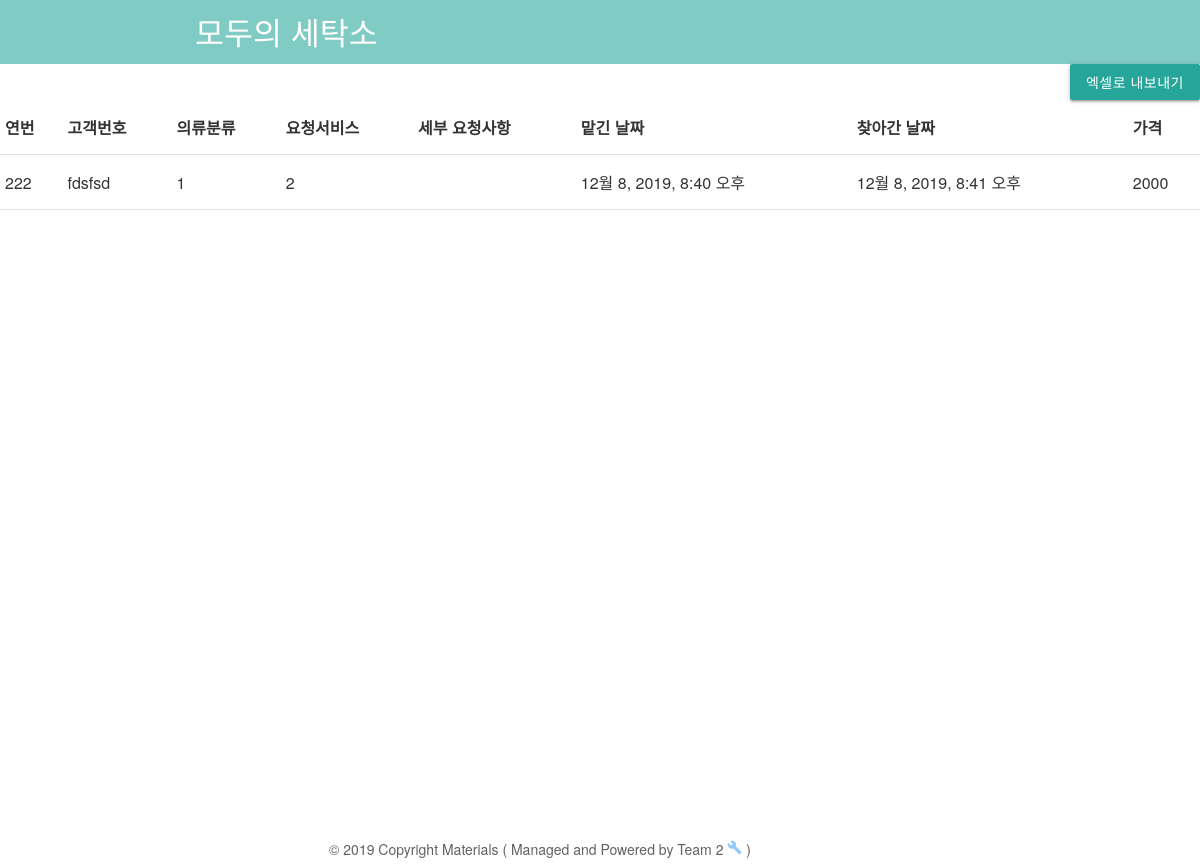
Before: /main/manage/ with the older database file.
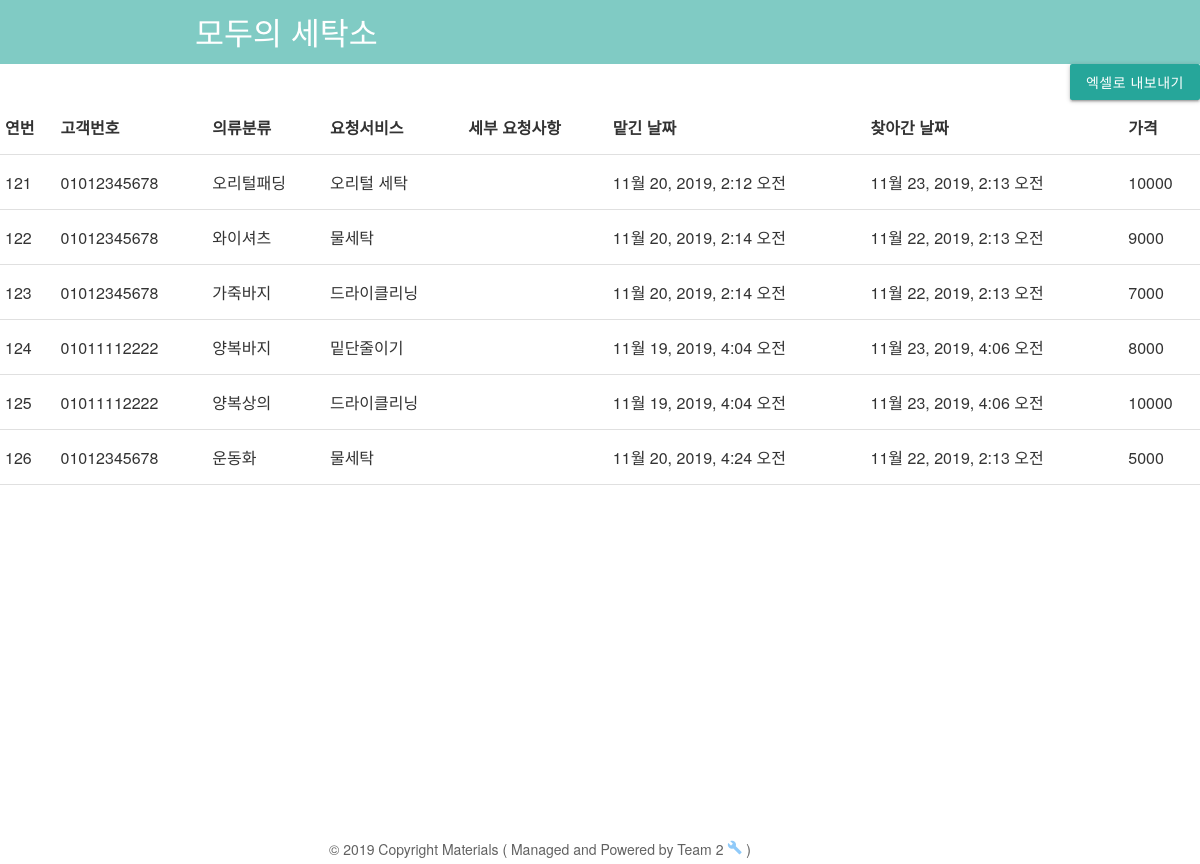
After: the same page with the newer database file.
### main/models.py (models this page shows, shortened)
class Request(models.Model):
    STATUS = (
        ('처리전', '처리 전'),
        ('처리중', '처리중'),
        ('처리완료', '처리 완료'),
        ('수거완료', '수거 완료'),
    )
    request_num = models.CharField(max_length=20, primary_key=True)
    phone_num = models.ForeignKey('customer', on_delete=models.CASCADE)
    clothe = models.ForeignKey('clothe', on_delete=models.CASCADE)
    service = models.ForeignKey('service', on_delete=models.CASCADE)
    status = models.CharField(max_length=5, choices=STATUS)
    rqst_date = models.DateTimeField(default=timezone.now)
    est_date = models.DateTimeField(null=True)
    fin_date = models.DateTimeField(null=True)
    rtrn_date = models.DateTimeField(null=True)
    requiremnets = models.TextField(null=True)
    price = models.IntegerField()

class Customer(models.Model):
    phone_num = models.CharField(max_length=11, null=False, primary_key=True)
    name = models.CharField(max_length=20)
    address = models.TextField()
    get_message = models.SmallIntegerField()
    created_date = models.DateTimeField(default=timezone.now)

class Clothe(models.Model):
    CLOTHES_CATEGORY_CHOICES = (
        ('아우터', '아우터'),
        ('상의', '상의'),
        ('하의', '하의'),
        ('원피스', '원피스'),
        ('신발', '신발'),
    )
    clothe = models.CharField(max_length=10, primary_key=True)
    category = models.CharField(
        max_length=10, choices=CLOTHES_CATEGORY_CHOICES)

class Service(models.Model):
    SERVICE_CATEGORY_CHOICES = (
        ('수선', '수선'),
        ('세탁', '세탁'),
    )
    service = models.CharField(max_length=10, primary_key=True)
    category = models.CharField(max_length=2, choices=SERVICE_CATEGORY_CHOICES)

### main/views.py (the view)
# urls.py: path('main/manage/', views.manage, name='manage'),
def manage(request):
    request_info = Request.objects.all().select_related("phone_num")
    request_context = {'request_info': request_info}
    return render(request, 'main/manage.html', request_context)

### main/templates/main/manage.html (shortened to what this page needs)
{% extends 'main/base.html' %}
{% load static %}
{% block style %}
<link rel="stylesheet" href="{% static 'main/css/message.css' %}">
<header>
    <nav class="teal lighten-3 z-depth-0">
        <div class="nav-wrapper container">
            <a href="/" class="brand-logo">모두의 세탁소</a>
        </div>
    </nav>
</header>
{% endblock %}
{% block main %}
<div class="list_type_h1 web_view mt3">
    <div>
    <a href="{% url 'main:saveCSV' %}?next={{ request.get_full_path|urlencode }}" class = "btn waves-effect waves-light right" onclick = "">엑셀로 내보내기</a>
    </div>
    <table>
        <thead>
        <tr>
            <td><B>연번</B></td>
            <td><B>고객번호</B></td>
            <td><B>의류분류</B></td>
            <td><B>요청서비스</B></td>
            <td><B>세부 요청사항</B></td>
            <td><B>맡긴 날짜</B></td>
            <td><B>찾아간 날짜</B></td>
            <td><B>가격</B></td>
        </tr>
        </thead>
        <tbody>
        {% for request in request_info %}
        <tr>
            <td>{{request.request_num}}</td>
            <td>{{request.phone_num.phone_num}}</td>
            <td>{{request.clothe.clothe}}</td>
            <td>{{request.service.service}}</td>
            <td>{{request.requirements}}</td>
            <td>{{request.rqst_date}}</td>
            <td>{{request.rtrn_date}}</td>
            <td>{{request.price}}</td>
        </tr>
        {% endfor %}
    </table>
{% endblock %}

Changed rows visible on the page:
removed Request: request_num "222", phone_num.phone_num "fdsfsd", clothe.clothe "1", service.service "2", rqst_date "12월 8, 2019, 8:40 오후", rtrn_date "12월 8, 2019, 8:41 오후", price "2000"
added Request: request_num "121", phone_num.phone_num "01012345678", clothe.clothe "오리털패딩", service.service "오리털 세탁", rqst_date "11월 20, 2019, 2:12 오전", rtrn_date "11월 23, 2019, 2:13 오전", price "10000"
added Request: request_num "122", phone_num.phone_num "01012345678", clothe.clothe "와이셔츠", service.service "물세탁", rqst_date "11월 20, 2019, 2:14 오전", rtrn_date "11월 22, 2019, 2:13 오전", price "9000"
added Request: request_num "123", phone_num.phone_num "01012345678", clothe.clothe "가죽바지", service.service "드라이클리닝", rqst_date "11월 20, 2019, 2:14 오전", rtrn_date "11월 22, 2019, 2:13 오전", price "7000"
added Request: request_num "124", phone_num.phone_num "01011112222", clothe.clothe "양복바지", service.service "밑단줄이기", rqst_date "11월 19, 2019, 4:04 오전", rtrn_date "11월 23, 2019, 4:06 오전", price "8000"
added Request: request_num "125", phone_num.phone_num "01011112222", clothe.clothe "양복상의", service.service "드라이클리닝", rqst_date "11월 19, 2019, 4:04 오전", rtrn_date "11월 23, 2019, 4:06 오전", price "10000"
added Request: request_num "126", phone_num.phone_num "01012345678", clothe.clothe "운동화", service.service "물세탁", rqst_date "11월 20, 2019, 4:24 오전", rtrn_date "11월 22, 2019, 2:13 오전", price "5000"
